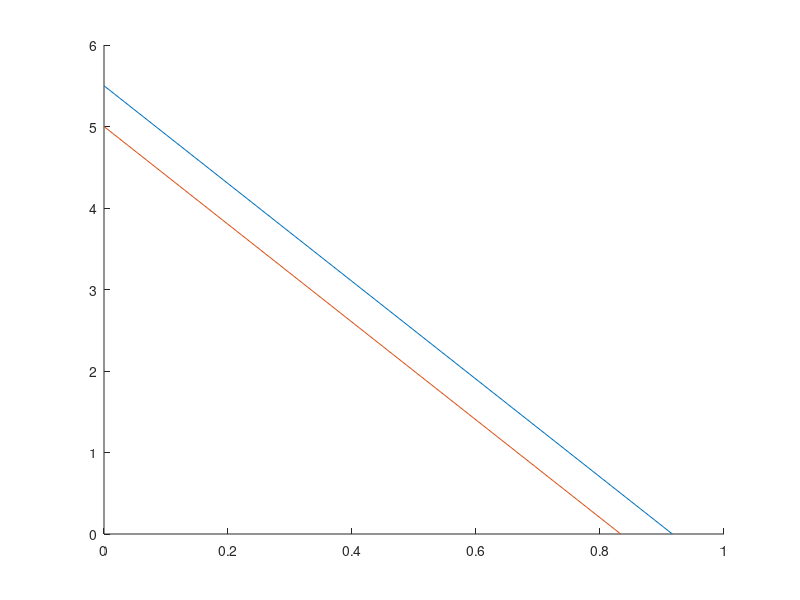

MATLAB code for this plot: (Note: this script raises an error after producing the figure.)
clear all
clc

figure;
hold on; plot([0,1-1/12],[5.5,0])
hold on; plot([0,1-1/6],[5,0])
axis([0,1,0,6])
gtext('sustainable ongoing replication')
gtext('ongoing replication is not sustainable')
gtext('\delta_0=1')
gtext('\delta_0=0.5')
xlabel('Effective drug concentration in drug sanctuaries (z_0)')
ylabel('Rate cells traffic out of sanctuaries (\kappa\tau_0 day^-^1)')